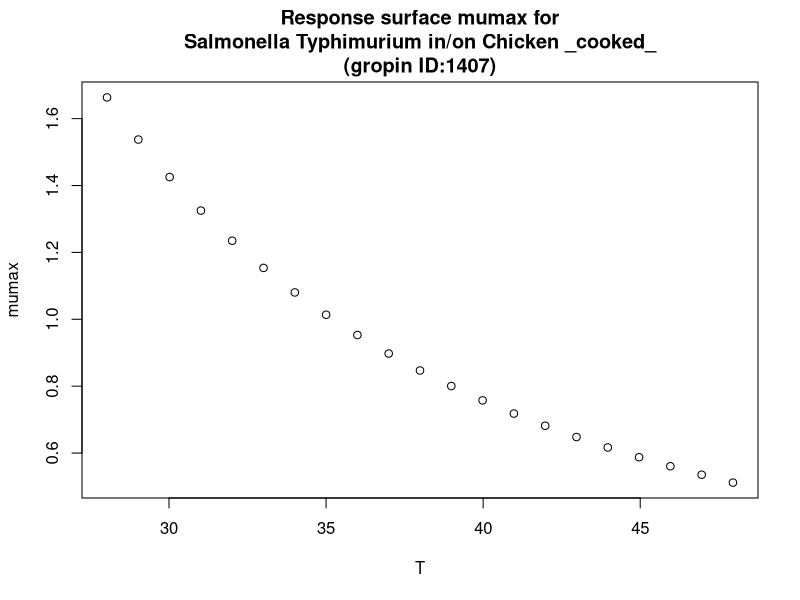

Write R code to recreate this figure.
#############################
# start of Parameter script
#############################
T <- seq(28.028,47.952047952048,length.out=21)
#############################
# end of Parameter script
#############################
############################# 
# start of Model script Gropin ID 1407 
#############################
 
# constant coefficients for this model
 
variables <- data.frame(T)
argumentsPar <- expand.grid(variables)
 
# heart of the model
response_surface <- function(T) {
   mumax <-(32/(T-3.217))^2

return(mumax=mumax)
} 

# output parameters
responseSurface <- cbind(argumentsPar,response_surface(argumentsPar['T']))
colnames(responseSurface) <- c(colnames(argumentsPar),'mumax')
#############################
# End of Model script
#############################
############################# 
# start of Visualisation script Gropin ID 1407 
#############################
plot(T,responseSurface$'mumax',xlab='T',
                          ylab='mumax',main='Response surface mumax for
Salmonella Typhimurium in/on Chicken _cooked_
(gropin ID:1407)')
#############################
# End of Visualisation script
#############################
